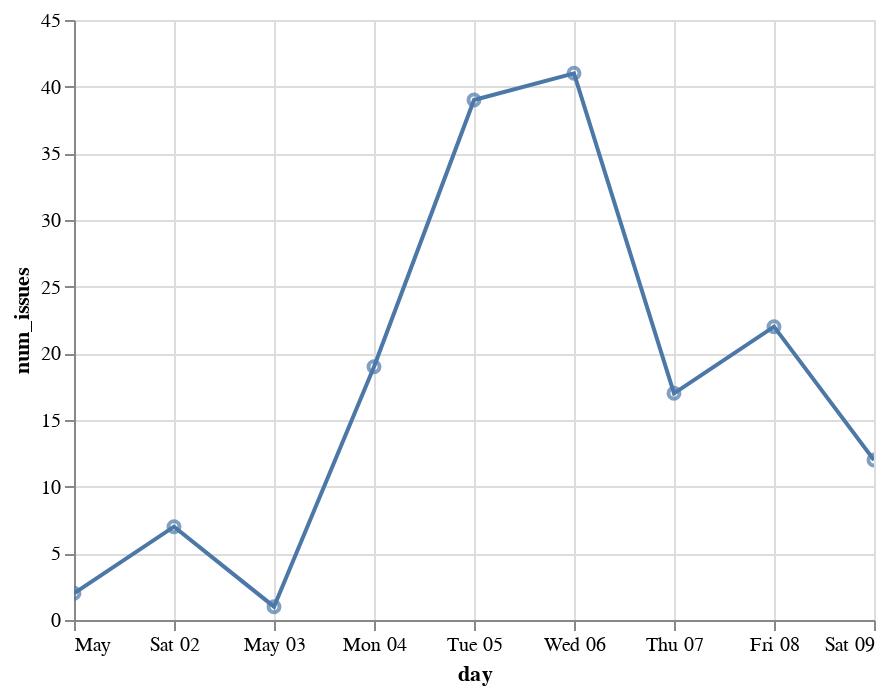

Notebook cell for this chart:
### Code cell
chart = alt.Chart(issue_counts)
line = chart.mark_line().encode(
  x=alt.X('day'),
  y=alt.Y('num_issues'),
)

point = line + line.mark_point()

point.interactive()

### Figure 1 — Vega-Lite specification as saved in the notebook (floating-point values rounded to 4 significant figures)
{"config": {"view": {"continuousWidth": 400, "continuousHeight": 300}}, "layer": [{"mark": "line", "encoding": {"x": {"type": "temporal", "field": "day"}, "y": {"type": "quantitative", "field": "num_issues"}}, "selection": {"selector004": {"type": "interval", "bind": "scales", "encodings": ["x", "y"]}}}, {"mark": "point", "encoding": {"x": {"type": "temporal", "field": "day"}, "y": {"type": "quantitative", "field": "num_issues"}}}], "data": {"name": "data-2f544a895878f08bad03c98bc27202a0"}, "$schema": "https://vega.github.io/schema/vega-lite/v4.0.2.json", "datasets": {"data-2f544a895878f08bad03c98bc27202a0": [{"day": "2020-05-01T00:00:00", "num_issues": 2}, {"day": "2020-05-02T00:00:00", "num_issues": 7}, {"day": "2020-05-03T00:00:00", "num_issues": 1}, {"day": "2020-05-04T00:00:00", "num_issues": 19}, {"day": "2020-05-05T00:00:00", "num_issues": 39}, {"day": "2020-05-06T00:00:00", "num_issues": 41}, {"day": "2020-05-07T00:00:00", "num_issues": 17}, {"day": "2020-05-08T00:00:00", "num_issues": 22}, {"day": "2020-05-09T00:00:00", "num_issues": 12}]}}
